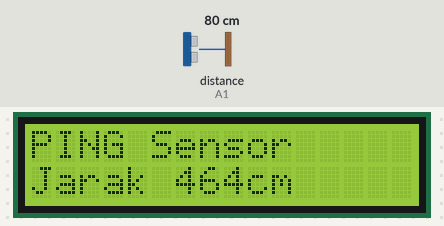
Bench run of a sketch on a simulated Arduino Uno, built with avr-gcc and run on an emulated ATmega328P. Shown: 16×2 character LCD. Wiring (inferred from the names in the program): ultrasonic range finder: trigger A1; echo A1. Inputs (shaded band) come from the test bench; at power-on: distance to the obstacle (sensor on A1) 80 cm. The echo pulse lasts 58.3 µs per cm.

Above: at 1.2 s.
1.3 s: distance to the obstacle (sensor on A1) set to 2 cm
At 1.35 s:
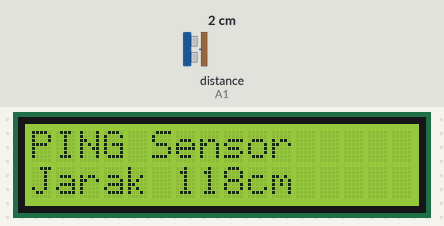
2.8 s: distance to the obstacle (sensor on A1) set to 4 cm
At 4.0 s:
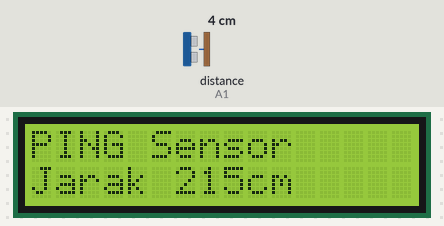
4.3 s: distance to the obstacle (sensor on A1) set to 9 cm
At 7.6 s:
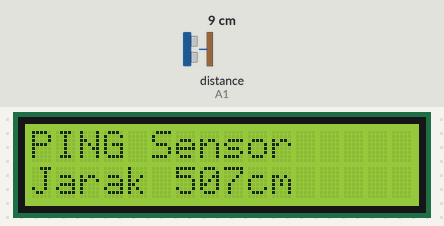

The sketch:

13_16520046_02.ino
```cpp
#include <LiquidCrystal.h>
LiquidCrystal lcd(7, 6, 5 ,4, 3, 2);
const int pingPin = A1;
long dur, cm;

void setup() {
  lcd.begin(16, 2);
  lcd.print("PING Sensor");
}

void loop() {
  cm = read_sensor_ultrasonic();

  /* Print to LCD */
  lcd.setCursor(0,1);
  lcd.print("Jarak ");
  lcd.setCursor(6,1);
  lcd.print(cm);
  if ( cm>99 ){
    lcd.setCursor(9,1);
    lcd.print("cm");
}
  else if (cm>9 && cm<=99){
    lcd.setCursor(8,1);
    lcd.print("cm");
    lcd.setCursor(10,1);
    lcd.print("   ");
}
  else {
    lcd.setCursor(7,1);
    lcd.print("cm");
    lcd.setCursor(9,1);
    lcd.print("     ");
}

}
long read_sensor_ultrasonic()
{
  long duration,cm;

  pinMode(pingPin, OUTPUT);
  digitalWrite(pingPin, LOW);
  delayMicroseconds(2);
  digitalWrite(pingPin, HIGH);
  delayMicroseconds(5);
  digitalWrite(pingPin, LOW);

  pinMode(pingPin, INPUT);
  dur = pulseIn(pingPin, HIGH);
  cm = microsecondsToCentimeters(dur);
}

long microsecondsToCentimeters(long microseconds) {
  // kecepatan suara 340 m/s atau 29 μs/cm
  // dibagi dua untuk mencari jarak sensor-objek
  return microseconds / 29 / 2;
}
```
